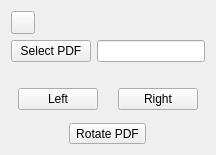
<?xml version="1.0" encoding="UTF-8"?>
<ui version="4.0">
 <class>RotatePage</class>
 <widget class="QWidget" name="RotatePage">
  <layout class="QVBoxLayout" name="verticalLayout_0">
   <item>
    <widget class="QToolButton" name="tbtn_return">
     <property name="toolTip">
      <string>Return</string>
     </property>
     <property name="icon">
      <iconset theme="go-previous"/>
     </property>
     <property name="shortcut">
      <string notr="true">Esc</string>
     </property>
    </widget>
   </item>
   <item>
    <layout class="QHBoxLayout" name="horizontalLayout_0">
     <item>
      <widget class="QPushButton" name="btn_selectFile4">
       <property name="text">
        <string>Select PDF</string>
       </property>
      </widget>
     </item>
     <item>
      <widget class="QLineEdit" name="ln_file"/>
     </item>
    </layout>
   </item>
   <item>
    <layout class="QHBoxLayout" name="horizontalLayout_1">
     <item>
      <spacer name="horizontalSpacer_0">
       <property name="orientation">
        <enum>Qt::Horizontal</enum>
       </property>
      </spacer>
     </item>
     <item>
      <layout class="QVBoxLayout" name="verticalLayout_1">
       <item alignment="Qt::AlignHCenter">
        <widget class="QLabel" name="label_pdfCover"/>
       </item>
       <item>
        <layout class="QHBoxLayout" name="horizontalLayout_2">
         <item alignment="Qt::AlignLeft">
          <widget class="QPushButton" name="btn_left">
           <property name="text">
            <string>Left</string>
           </property>
           <property name="toolTip">
            <string>Rotate the PDF 90 degrees to the left</string>
           </property>
           <property name="icon">
            <iconset theme="object-rotate-left"/>
           </property>
           <property name="class" stdset="0">
            <string notr="true">icon24</string>
           </property>
          </widget>
         </item>
         <item alignment="Qt::AlignRight">
          <widget class="QPushButton" name="btn_right">
           <property name="text">
            <string>Right</string>
           </property>
           <property name="toolTip">
            <string>Rotate the PDF 90 degrees to the right</string>
           </property>
           <property name="icon">
            <iconset theme="object-rotate-right"/>
           </property>
           <property name="class" stdset="0">
            <string notr="true">icon24</string>
           </property>
          </widget>
         </item>
        </layout>
       </item>
      </layout>
     </item>
     <item>
      <spacer name="horizontalSpacer_1">
       <property name="orientation">
        <enum>Qt::Horizontal</enum>
       </property>
      </spacer>
     </item>
    </layout>
   </item>
   <item>
    <spacer name="verticalSpacer">
     <property name="orientation">
      <enum>Qt::Vertical</enum>
     </property>
    </spacer>
   </item>
   <item alignment="Qt::AlignHCenter">
    <widget class="QToolButton" name="tbtn_pdfRotate">
     <property name="text">
      <string>Rotate PDF</string>
     </property>
     <property name="class" stdset="0">
      <string notr="true">icon32</string>
     </property>
     <property name="toolButtonStyle">
      <enum>Qt::ToolButtonTextUnderIcon</enum>
     </property>
     <property name="icon">
      <iconset theme="object-rotate-right"/>
     </property>
    </widget>
   </item>
  </layout>
 </widget>
 <resources/>
 <connections/>
</ui>
